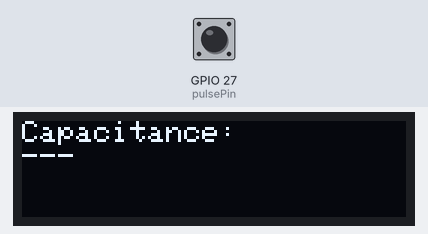
Recording of a sketch running on a simulated ESP32. Parts: 128×32 one-colour display. Inputs (shaded band) come from the test bench; at power-on: GPIO 27 (pulsePin) LOW. What the sketch prints to the serial monitor is not drawn.

Above: at 2.6 s.
2.7 s: GPIO 27 (pulsePin) pulled HIGH for 0.15 s
At 5.0 s:
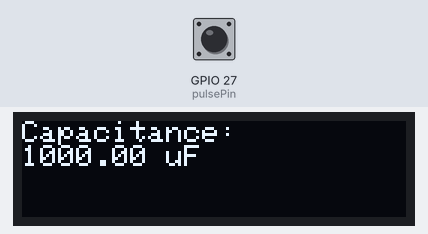
5.8 s: GPIO 27 (pulsePin) pulled HIGH for 1 s
9.5 s: GPIO 27 (pulsePin) pulled HIGH for 3.2 s
Timing chart, 0 to 12.5 s (numbered marks = the images above; inputs shaded):
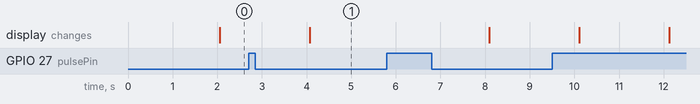

Measured:
- after the input at 2.7 s, the display: changes after 1.4 s (image 1)

The sketch:

cap.ino
```cpp
#include <Wire.h>
#include <Adafruit_GFX.h>
#include <Adafruit_SSD1306.h>

#define SCREEN_WIDTH 128 // OLED display width, in pixels
#define SCREEN_HEIGHT 32 // OLED display height, in pixels

// Create display object (I2C address 0x3C is common for SSD1306)
Adafruit_SSD1306 display(SCREEN_WIDTH, SCREEN_HEIGHT, &Wire, -1);

volatile unsigned long counter = 0;

const unsigned long SAMPLING_TIME = 2000; // milliseconds
const int pulsePin = 27; // GPIO15
const int oledSDA = 4;  // GPIO16
const int oledSCL = 5;  // GPIO17

void  pulseHandler() {
  counter++;
}

void setup() {
  Serial.begin(115200);

  // I2C setup for Pico
  Wire.setSDA(oledSDA);
  Wire.setSCL(oledSCL);
 Wire.begin();

  // OLED init
  if (!display.begin(SSD1306_SWITCHCAPVCC, 0x3C)) {
    Serial.println(F("SSD1306 allocation failed"));
    for (;;);
  }
  display.clearDisplay();
  display.setTextSize(1);
  display.setTextColor(SSD1306_WHITE);
  display.display();

  // Pulse input pin
  pinMode(pulsePin, INPUT_PULLDOWN);
  attachInterrupt(digitalPinToInterrupt(pulsePin), pulseHandler, RISING);

  Serial.println("waiting...");
}

void loop() {
  delay(SAMPLING_TIME);

  unsigned long pulse_per_sample;
  noInterrupts();
  pulse_per_sample = counter;
  counter = 0;
  interrupts();

  float pulse_per_sec = pulse_per_sample / (SAMPLING_TIME / 1000.0);
  Serial.print("Pulse Frequency (samples/sec): ");
  Serial.println(pulse_per_sec);

  display.clearDisplay();
  display.setCursor(0, 0);

  if (pulse_per_sec > 0) {
    float cap_uf = 1000.0 / (pulse_per_sec * 2.0);
    Serial.print("Capacitance (uF): ");
    Serial.println(cap_uf);

    display.println("Capacitance:");
    display.print(cap_uf, 2);
    display.println(" uF");
  } else {
    display.println("Capacitance:");
    display.println("---");
  }

  display.display();
}
```
